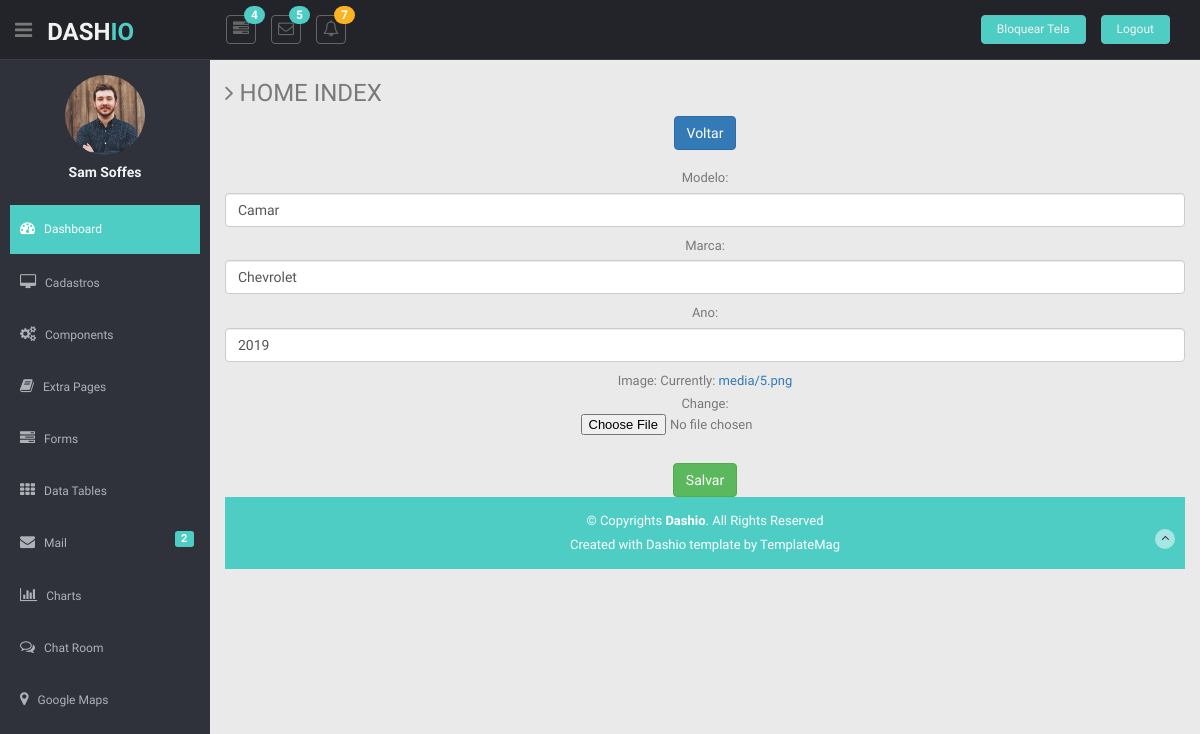
/edit/26/ (signed in), run on the app's committed database.
### app/models.py (models this page shows)
class Carros(models.Model):
    modelo          =   models.CharField(max_length=150)
    marca           =   models.CharField(max_length=100)
    ano             =   models.IntegerField()
    image           =   models.ImageField(upload_to='media/')
    class Meta:
        db_table = "app_carros"

### app/views.py (the view)
# urls.py: path('edit/<int:pk>/', edit, name='edit'),
@login_required
def edit (request, pk):
    data = {}
    data['db'] = Carros.objects.get(pk=pk)
    data['form'] = CarrosForm(instance=data['db'])
    return render(request, 'form.html', data )

### app/forms.py
class CarrosForm(ModelForm):
    class Meta:
        model = Carros
        fields = ['modelo', 'marca', 'ano', 'image']
        widgets = {
            'modelo':forms.TextInput(attrs={'class':'form-control'}),
            'marca': forms.TextInput(attrs={'class':'form-control'}),
            'ano':   forms.TextInput(attrs={'class':'form-control'})
           }

### app/templates/form.html (shortened to what this page needs)
 {% extends 'base.html' %}
 {% block content %}
<section id="main-content">
      <section class="wrapper">
        <h3><i class="fa fa-angle-right"></i> HOME INDEX </h3>
        <center>
<center> <a href="/ " class="btn btn-primary" > Voltar </a>
<br> <br>
 </center>
<form name="form" id="form" action="{% if db %}/update/{{db.id}}/{%else%}/create/{%endif%}"
method="post" enctype="multipart/form-data">
    {{ form.as_p }}
        <br>
        <input type="submit" class="btn btn-success" value="Salvar">
</form>
{% load static %}
{%endblock%}

### app/static/css/style.css (style rules this page uses)
body { color: #797979; background: #eaeaea; font-family: 'Ruda', sans-serif; padding: 0px !important; margin: 0px !important; font-size:13px; }
#main-content { margin-left: 210px; }
.wrapper { display: inline-block; margin-top: 60px; padding-left: 15px; padding-right: 15px; padding-bottom: 15px; padding-top: 0px; width: 100%; }
label { font-weight: 400; }

### data on the page
Carros: modelo "Camar", marca "Chevrolet", ano "2019"
